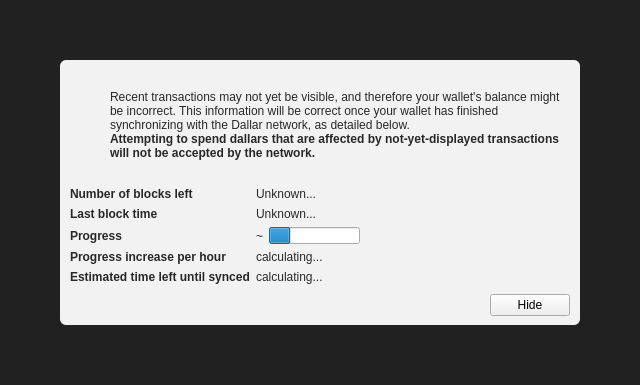
<?xml version="1.0" encoding="UTF-8"?>
<ui version="4.0">
 <class>ModalOverlay</class>
 <widget class="ModalOverlay" name="ModalOverlay">
  <property name="geometry">
   <rect>
    <x>0</x>
    <y>0</y>
    <width>640</width>
    <height>385</height>
   </rect>
  </property>
  <property name="windowTitle">
   <string>Form</string>
  </property>
  <layout class="QVBoxLayout" name="verticalLayout" stretch="0">
   <property name="sizeConstraint">
    <enum>QLayout::SetDefaultConstraint</enum>
   </property>
   <property name="leftMargin">
    <number>0</number>
   </property>
   <property name="topMargin">
    <number>0</number>
   </property>
   <property name="rightMargin">
    <number>0</number>
   </property>
   <property name="bottomMargin">
    <number>0</number>
   </property>
   <item>
    <widget class="QWidget" name="bgWidget" native="true">
     <property name="styleSheet">
      <string notr="true">#bgWidget { background: rgba(0,0,0,220); }</string>
     </property>
     <layout class="QVBoxLayout" name="verticalLayoutMain" stretch="1">
      <property name="leftMargin">
       <number>60</number>
      </property>
      <property name="topMargin">
       <number>60</number>
      </property>
      <property name="rightMargin">
       <number>60</number>
      </property>
      <property name="bottomMargin">
       <number>60</number>
      </property>
      <item>
       <widget class="QWidget" name="contentWidget" native="true">
        <property name="styleSheet">
         <string notr="true">#contentWidget { background: rgba(255,255,255,240); border-radius: 6px; }

QLabel { color: rgb(40,40,40);  }</string>
        </property>
        <layout class="QVBoxLayout" name="verticalLayoutSub" stretch="1,0,0,0">
         <property name="spacing">
          <number>0</number>
         </property>
         <property name="leftMargin">
          <number>10</number>
         </property>
         <property name="topMargin">
          <number>10</number>
         </property>
         <property name="rightMargin">
          <number>10</number>
         </property>
         <property name="bottomMargin">
          <number>10</number>
         </property>
         <item>
          <layout class="QHBoxLayout" name="horizontalLayoutIconText" stretch="0,1">
           <property name="topMargin">
            <number>20</number>
           </property>
           <item>
            <layout class="QVBoxLayout" name="verticalLayoutIcon">
             <property name="leftMargin">
              <number>0</number>
             </property>
             <item>
              <widget class="QPushButton" name="warningIcon">
               <property name="enabled">
                <bool>false</bool>
               </property>
               <property name="text">
                <string/>
               </property>
               <property name="icon">
                <iconset>
                 <normaloff>:/icons/warning</normaloff>
                 <disabledoff>:/icons/warning</disabledoff>:/icons/warning</iconset>
               </property>
               <property name="iconSize">
                <size>
                 <width>48</width>
                 <height>48</height>
                </size>
               </property>
               <property name="flat">
                <bool>true</bool>
               </property>
              </widget>
             </item>
             <item>
              <spacer name="verticalSpacerWarningIcon">
               <property name="orientation">
                <enum>Qt::Vertical</enum>
               </property>
               <property name="sizeHint" stdset="0">
                <size>
                 <width>20</width>
                 <height>40</height>
                </size>
               </property>
              </spacer>
             </item>
            </layout>
           </item>
           <item>
            <layout class="QVBoxLayout" name="verticalLayoutInfoText">
             <property name="leftMargin">
              <number>0</number>
             </property>
             <property name="topMargin">
              <number>0</number>
             </property>
             <item>
              <widget class="QLabel" name="infoText">
               <property name="text">
                <string>Recent transactions may not yet be visible, and therefore your wallet's balance might be incorrect. This information will be correct once your wallet has finished synchronizing with the Dallar network, as detailed below.</string>
               </property>
               <property name="textFormat">
                <enum>Qt::RichText</enum>
               </property>
               <property name="wordWrap">
                <bool>true</bool>
               </property>
              </widget>
             </item>
             <item>
              <widget class="QLabel" name="infoTextStrong">
               <property name="font">
                <font>
                 <weight>75</weight>
                 <bold>true</bold>
                </font>
               </property>
               <property name="text">
                <string>Attempting to spend dallars that are affected by not-yet-displayed transactions will not be accepted by the network.</string>
               </property>
               <property name="textFormat">
                <enum>Qt::RichText</enum>
               </property>
               <property name="wordWrap">
                <bool>true</bool>
               </property>
              </widget>
             </item>
             <item>
              <spacer name="verticalSpacerInTextSpace">
               <property name="orientation">
                <enum>Qt::Vertical</enum>
               </property>
               <property name="sizeHint" stdset="0">
                <size>
                 <width>20</width>
                 <height>40</height>
                </size>
               </property>
              </spacer>
             </item>
            </layout>
           </item>
          </layout>
         </item>
         <item>
          <spacer name="verticalSpacerAfterText">
           <property name="orientation">
            <enum>Qt::Vertical</enum>
           </property>
           <property name="sizeHint" stdset="0">
            <size>
             <width>20</width>
             <height>40</height>
            </size>
           </property>
          </spacer>
         </item>
         <item>
          <layout class="QFormLayout" name="formLayout">
           <property name="fieldGrowthPolicy">
            <enum>QFormLayout::FieldsStayAtSizeHint</enum>
           </property>
           <property name="horizontalSpacing">
            <number>6</number>
           </property>
           <property name="verticalSpacing">
            <number>6</number>
           </property>
           <property name="topMargin">
            <number>10</number>
           </property>
           <item row="0" column="0">
            <widget class="QLabel" name="labelNumberOfBlocksLeft">
             <property name="font">
              <font>
               <weight>75</weight>
               <bold>true</bold>
              </font>
             </property>
             <property name="text">
              <string>Number of blocks left</string>
             </property>
            </widget>
           </item>
           <item row="0" column="1">
            <widget class="QLabel" name="numberOfBlocksLeft">
             <property name="text">
              <string>Unknown...</string>
             </property>
            </widget>
           </item>
           <item row="1" column="0">
            <widget class="QLabel" name="labelLastBlockTime">
             <property name="font">
              <font>
               <weight>75</weight>
               <bold>true</bold>
              </font>
             </property>
             <property name="text">
              <string>Last block time</string>
             </property>
            </widget>
           </item>
           <item row="1" column="1">
            <widget class="QLabel" name="newestBlockDate">
             <property name="sizePolicy">
              <sizepolicy hsizetype="Maximum" vsizetype="Preferred">
               <horstretch>0</horstretch>
               <verstretch>0</verstretch>
              </sizepolicy>
             </property>
             <property name="text">
              <string>Unknown...</string>
             </property>
            </widget>
           </item>
           <item row="2" column="0">
            <widget class="QLabel" name="labelSyncDone">
             <property name="font">
              <font>
               <weight>75</weight>
               <bold>true</bold>
              </font>
             </property>
             <property name="text">
              <string>Progress</string>
             </property>
            </widget>
           </item>
           <item row="2" column="1">
            <layout class="QHBoxLayout" name="horizontalLayoutSync" stretch="0,1">
             <item>
              <widget class="QLabel" name="percentageProgress">
               <property name="text">
                <string notr="true">~</string>
               </property>
              </widget>
             </item>
             <item>
              <widget class="QProgressBar" name="progressBar">
               <property name="value">
                <number>24</number>
               </property>
               <property name="format">
                <string/>
               </property>
              </widget>
             </item>
            </layout>
           </item>
           <item row="4" column="0">
            <widget class="QLabel" name="labelProgressIncrease">
             <property name="font">
              <font>
               <weight>75</weight>
               <bold>true</bold>
              </font>
             </property>
             <property name="text">
              <string>Progress increase per hour</string>
             </property>
            </widget>
           </item>
           <item row="4" column="1">
            <widget class="QLabel" name="progressIncreasePerH">
             <property name="text">
              <string>calculating...</string>
             </property>
            </widget>
           </item>
           <item row="5" column="0">
            <widget class="QLabel" name="labelEstimatedTimeLeft">
             <property name="font">
              <font>
               <weight>75</weight>
               <bold>true</bold>
              </font>
             </property>
             <property name="text">
              <string>Estimated time left until synced</string>
             </property>
            </widget>
           </item>
           <item row="5" column="1">
            <widget class="QLabel" name="expectedTimeLeft">
             <property name="text">
              <string>calculating...</string>
             </property>
            </widget>
           </item>
          </layout>
         </item>
         <item>
          <layout class="QHBoxLayout" name="horizontalLayoutButtons">
           <property name="leftMargin">
            <number>10</number>
           </property>
           <property name="topMargin">
            <number>10</number>
           </property>
           <item>
            <spacer name="horizontalSpacer">
             <property name="orientation">
              <enum>Qt::Horizontal</enum>
             </property>
             <property name="sizeHint" stdset="0">
              <size>
               <width>40</width>
               <height>20</height>
              </size>
             </property>
            </spacer>
           </item>
           <item>
            <widget class="QPushButton" name="closeButton">
             <property name="text">
              <string>Hide</string>
             </property>
            </widget>
           </item>
          </layout>
         </item>
        </layout>
       </widget>
      </item>
     </layout>
    </widget>
   </item>
  </layout>
 </widget>
 <customwidgets>
  <customwidget>
   <class>ModalOverlay</class>
   <extends>QWidget</extends>
   <header>modaloverlay.h</header>
   <container>1</container>
  </customwidget>
 </customwidgets>
 <resources/>
 <connections/>
</ui>
